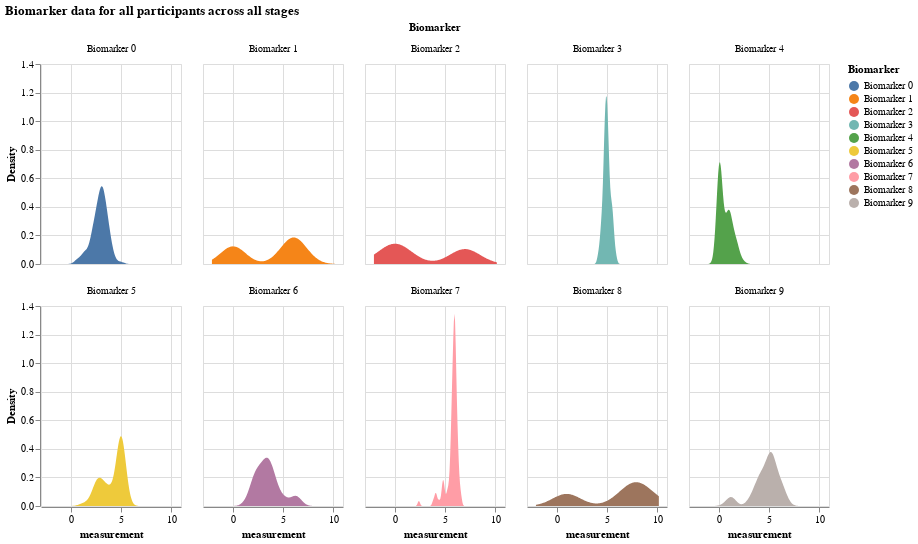

The cell this chart's notebook holds for it:
### Markdown cell above
## Visualizing simulated results

With the above data structure, we can visualize the following data:

- Distribution of all biomarker values by biomarker
- Distribution of all biomarker values when the participant is at a certain disease stage
- Comparing a certain biomarker data 
- A certain participant's data

### Distribution of all biomarker values by biomarker

### Code cell
df = pd.DataFrame(X, columns = [f"Biomarker {i}" for i in range(N)])

# make this dataframe wide to long 
df_long = df.melt(var_name = "Biomarker", value_name="Value")

# exapand the value column into a dataframe
values_df = df_long['Value'].apply(pd.Series)
values_df.columns = ['participant', 'measurement', 'k_j', 'k_n', 'drawn_from']

# join values_df with df_long
df_expanded = df_long.drop('Value', axis = 1).join(values_df)

alt.Chart(df_expanded).transform_density(
    'measurement',
    as_=['measurement', 'Density'],
    groupby=['Biomarker']
).mark_area().encode(
    x="measurement:Q",
    y="Density:Q",
    facet = alt.Facet(
        "Biomarker:N",
        columns = 5
    ),
    color=alt.Color(
        'Biomarker:N'
    )
).properties(
    width= 140,
    height = 200,
).properties(
    title='Biomarker data for all participants across all stages'
)

### Figure 1 — Vega-Lite specification as saved in the notebook (floating-point values rounded to 4 significant figures; data arrays with more than 128 entries replaced by an {"elided": "..."} marker saying what was removed)
{"config": {"view": {"continuousWidth": 300, "continuousHeight": 300}}, "data": {"name": "data-9e1c7547f116a5668683c03c2be4bc7d"}, "mark": {"type": "area"}, "encoding": {"color": {"field": "Biomarker", "type": "nominal"}, "facet": {"columns": 5, "field": "Biomarker", "type": "nominal"}, "x": {"field": "measurement", "type": "quantitative"}, "y": {"field": "Density", "type": "quantitative"}}, "height": 200, "title": "Biomarker data for all participants across all stages", "transform": [{"density": "measurement", "groupby": ["Biomarker"], "as": ["measurement", "Density"]}], "width": 140, "$schema": "https://vega.github.io/schema/vega-lite/v5.16.3.json", "datasets": {"data-9e1c7547f116a5668683c03c2be4bc7d": {"elided": "1000 records"}}}
